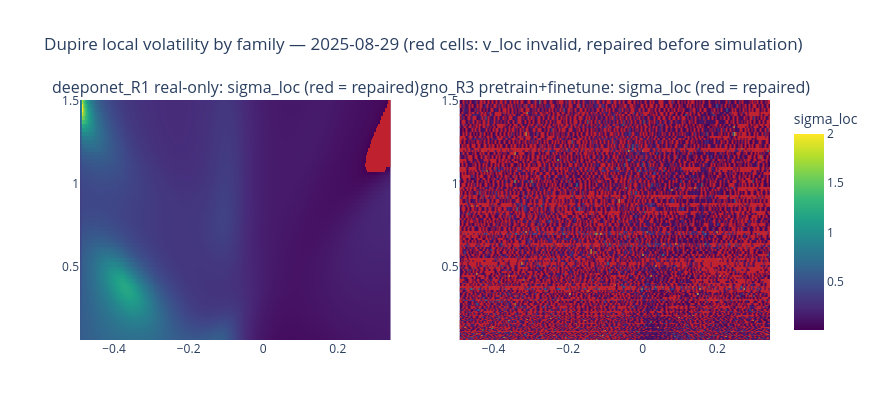

Here is the notebook cell this chart was saved with:
### Markdown cell above
## A. Dupire local volatility — the constraints priced

In total-variance/log-moneyness coordinates the Dupire local variance is exactly
$$ \sigma^2_{loc}(k,\tau) \;=\; \frac{\partial_\tau w(k,\tau)}{g(k,\tau)}, $$
where $g$ is the Durrleman density factor used throughout NB02–NB04 (expanding Gatheral's
denominator recovers $g$ term by term). **Numerator = the calendar constraint, denominator = the
butterfly constraint**: a violated surface does not merely trip a flag, it produces a negative or
unbounded local variance that must be *repaired* before one Monte-Carlo path can be drawn. The
repair rate is therefore the headline metric — it is the fraction of the surface on which the
smoother's output is unusable as a pricing model without intervention. This section fills the
gap Chataigner, Crépey & Dixon leave explicitly open (local volatility "from implied
volatilities … in a further paper"), with their §7 protocol: validity, day-to-day stability, and
a Monte-Carlo repricing error.

Two repricing errors are reported:
- **round-trip** (MC with $\sigma_{loc}$ vs the surface's *own* prices): dynamic self-consistency
  of the smoother — an arbitrage-clean surface must reprice itself through its local vol;
- **market** (MC vs held-out quote IVs): the end-to-end economic error.

### Code cell
def local_variance(pack):
    v = pack.Wt / np.where(np.abs(pack.G) < 1e-12, np.nan, pack.G)
    invalid = ~np.isfinite(v) | (v <= 0) | (pack.G <= 0) | (pack.Wt < 0)
    v_rep = np.clip(np.nan_to_num(v, nan=V_LOC_FLOOR), V_LOC_FLOOR, V_LOC_CAP)
    return v, v_rep, invalid


def mc_reprice(pack, k_eval, t_eval, n_paths=MC_PATHS, n_steps=MC_STEPS, seed=SEED):
    """Forward-measure local-vol MC: dX = -1/2 v_loc(X,t) dt + sqrt(v_loc) dW, X0 = 0.
    Prices normalized OTM options at (k_eval, t_eval); returns implied w. Time grid floored at
    the pack's tau_min (below it the surface is uncertified extrapolation; v_loc is held flat)."""
    _, v_rep, _ = local_variance(pack)
    interp = RegularGridInterpolator((pack.t, pack.k), v_rep, bounds_error=False, fill_value=None)
    T = float(np.max(t_eval))
    dt = T / n_steps
    r = np.random.default_rng(seed)
    X = np.zeros(n_paths)
    t_hit = np.sort(np.unique(np.round(np.asarray(t_eval, float), 10)))
    snaps = {}
    t_now, i_hit = 0.0, 0
    for _ in range(n_steps):
        tq = np.clip(t_now, pack.t[0], pack.t[-1])
        v = interp(np.stack([np.full(n_paths, tq), np.clip(X, pack.k[0], pack.k[-1])], -1))
        v = np.clip(v, V_LOC_FLOOR, V_LOC_CAP)
        X = X - 0.5 * v * dt + np.sqrt(v * dt) * r.standard_normal(n_paths)
        t_now += dt
        while i_hit < len(t_hit) and t_now >= t_hit[i_hit] - 1e-12:
            snaps[t_hit[i_hit]] = X.copy()
            i_hit += 1
    w_mc = np.empty(len(k_eval))
    for i, (k, t) in enumerate(zip(k_eval, t_eval)):
        Xt = snaps[min(snaps, key=lambda s: abs(s - t))]
        if k <= 0:
            price = np.mean(np.maximum(np.exp(k) - np.exp(Xt), 0.0))
            w_mc[i] = implied_w(np.array([max(price, 1e-10)]), np.array([k]), np.array([False]))[0]
        else:
            price = np.mean(np.maximum(np.exp(Xt) - np.exp(k), 0.0))
            w_mc[i] = implied_w(np.array([max(price, 1e-10)]), np.array([k]), np.array([True]))[0]
    return w_mc


rows_A = []
for date in DATES:
    q = load_day_quotes(date)
    day_packs = {m: p for (m, d), p in packs.items() if d == date and not m.endswith("lam0")}
    if q is not None:
        kq, tq, ivq = q["k"].to_numpy(), q["tau"].to_numpy(), q["iv"].to_numpy()
        wq = ivq ** 2 * tq
        wtq = 1.0 / (4 * np.maximum(wq, 1e-10) * tq); wtq = wtq / wtq.mean()
        pp = fit_ssvi(kq, tq, wq, wtq)
        day_packs["ssvi"] = ssvi_pack(pp, kq.min(), kq.max(), tq.min(), tq.max(), date)
    for m, pack in sorted(day_packs.items()):
        v, v_rep, invalid = local_variance(pack)
        repair_pct = float(100 * invalid.mean())
        # round-trip + market repricing on a manageable evaluation set
        if q is not None:
            hold = holdout_mask(date, len(kq))
            sel = np.where(hold if hold.any() else np.ones(len(kq), bool))[0]
            sel = sel[np.argsort(np.abs(kq[sel]))][:120]     # densest-information subset
            ke, te, ive = kq[sel], tq[sel], ivq[sel]
            ke = np.clip(ke, pack.k[0] + 1e-6, pack.k[-1] - 1e-6)
            w_mc = mc_reprice(pack, ke, te)
            iv_mc = np.sqrt(w_mc / te)
            iv_surf = pack.iv(ke, te)
            rt = float(np.sqrt(np.mean((iv_mc - iv_surf) ** 2)) * 100)
            mk = float(np.sqrt(np.mean((iv_mc - ive) ** 2)) * 100)
        else:
            rt = mk = None
        rows_A.append(dict(model=m, date=date, repair_pct=repair_pct,
                           min_vloc=float(np.nanmin(v)), max_vloc=float(np.nanmax(v)),
                           mc_roundtrip_rmse_vp=rt, mc_market_rmse_vp=mk,
                           exact_fields=pack.exact))
        print(f"{date} [{m:>14}] repair {repair_pct:5.1f}% of grid | "
              f"v_loc in [{np.nanmin(v):+.4f},{np.nanmax(v):+.4f}] | "
              f"MC round-trip {rt if rt is None else f'{rt:.3f}'} vp | "
              f"MC vs market {mk if mk is None else f'{mk:.3f}'} vp | "
              f"{'exact' if pack.exact else 'FD'} fields")

if rows_A:
    dfA = pl.DataFrame(rows_A)
    dfA.write_parquet(OUT_DIR / "nb05_local_vol.parquet")
    print("written:", OUT_DIR / "nb05_local_vol.parquet")

# day-over-day local-vol stability (needs >= 2 consecutive dates per model)
stab = []
for m in {mm for (mm, _) in packs} | ({"ssvi"} if REAL_PARQUET.exists() else set()):
    ds = [d for (mm, d) in packs if mm == m]
    for d0, d1 in zip(sorted(ds)[:-1], sorted(ds)[1:]):
        p0, p1 = packs[(m, d0)], packs[(m, d1)]
        kg = np.linspace(max(p0.k[0], p1.k[0]), min(p0.k[-1], p1.k[-1]), 41)
        tg = np.linspace(max(p0.t[0], p1.t[0]), min(p0.t[-1], p1.t[-1]), 21)
        KK, TT = np.meshgrid(kg, tg)
        s0 = np.sqrt(np.clip(local_variance(p0)[1], V_LOC_FLOOR, V_LOC_CAP))
        s1 = np.sqrt(np.clip(local_variance(p1)[1], V_LOC_FLOOR, V_LOC_CAP))
        i0 = RegularGridInterpolator((p0.t, p0.k), s0)(np.stack([TT, KK], -1))
        i1 = RegularGridInterpolator((p1.t, p1.k), s1)(np.stack([TT, KK], -1))
        stab.append(dict(model=m, d0=d0, d1=d1,
                         mean_abs_shift=float(np.mean(np.abs(i1 - i0)) * 100)))
if stab:
    print(pl.DataFrame(stab))

# local-vol heatmaps for the latest date
if DATES:
    d = DATES[-1]
    show = {m: p for (m, dd), p in packs.items() if dd == d and not m.endswith("lam0")}
    if show:
        fig = make_subplots(rows=1, cols=len(show),
                            subplot_titles=[f"{m}: sigma_loc (red = repaired)" for m in sorted(show)])
        for j, m in enumerate(sorted(show), start=1):
            p = show[m]
            v, v_rep, invalid = local_variance(p)
            fig.add_trace(go.Heatmap(z=np.sqrt(v_rep), x=p.k, y=p.t, colorscale="Viridis",
                                     showscale=(j == len(show)), colorbar=dict(title="sigma_loc")), 1, j)
            M = np.where(invalid, 1.0, np.nan)
            fig.add_trace(go.Heatmap(z=M, x=p.k, y=p.t, showscale=False,
                                     colorscale=[[0, "rgba(214,39,40,0.85)"], [1, "rgba(214,39,40,0.85)"]]), 1, j)
        fig.update_layout(width=380 * len(show) + 120, height=420,
                          title=f"Dupire local volatility by family — {d} "
                                f"(red cells: v_loc invalid, repaired before simulation)")
        fig.show()

### Figure 1 — Plotly figure (JSON) as saved in the notebook; plotly's stock layout.template omitted (floating-point values rounded to 4 significant figures; data arrays with more than 128 entries replaced by an {"elided": "..."} marker saying what was removed)
{"data": [{"colorbar": {"title": {"text": "sigma_loc"}}, "colorscale": [[0.0, "#440154"], [0.1111, "#482878"], [0.2222, "#3e4989"], [0.3333, "#31688e"], [0.4444, "#26828e"], [0.5556, "#1f9e89"], [0.6667, "#35b779"], [0.7778, "#6ece58"], [0.8889, "#b5de2b"], [1.0, "#fde725"]], "showscale": false, "type": "heatmap", "x": {"elided": "321 float values"}, "xaxis": "x", "y": [0.06, 0.0633, 0.06678, 0.07045, 0.07433, 0.07842, 0.08273, 0.08383, 0.08728, 0.09208, 0.09714, 0.1025, 0.1077, 0.1081, 0.1141, 0.1203, 0.127, 0.1315, 0.1339, 0.1413, 0.1491, 0.1553, 0.1573, 0.1659, 0.1751, 0.1792, 0.1847, 0.1948, 0.203, 0.2055, 0.2169, 0.2268, 0.2288, 0.2414, 0.2507, 0.2546, 0.2686, 0.2745, 0.2834, 0.2983, 0.299, 0.3154, 0.3222, 0.3328, 0.346, 0.3511, 0.3698, 0.3704, 0.3908, 0.3937, 0.4123, 0.4175, 0.4349, 0.4413, 0.4589, 0.4652, 0.4841, 0.489, 0.5107, 0.5128, 0.5367, 0.5388, 0.5605, 0.5684, 0.5843, 0.5997, 0.6082, 0.632, 0.6327, 0.6558, 0.6675, 0.6797, 0.7035, 0.7042, 0.7273, 0.7429, 0.7512, 0.775, 0.7838, 0.7988, 0.8227, 0.8269, 0.8465, 0.8703, 0.8723, 0.8942, 0.918, 0.9203, 0.9418, 0.9657, 0.9709, 0.9895, 1.013, 1.024, 1.037, 1.061, 1.081, 1.085, 1.109, 1.133, 1.14, 1.156, 1.18, 1.203, 1.204, 1.228, 1.252, 1.269, 1.276, 1.299, 1.323, 1.339, 1.347, 1.371, 1.395, 1.412, 1.419, 1.442, 1.466, 1.49], "yaxis": "y", "z": {"elided": "120x321 float values"}}, {"colorscale": [[0, "rgba(214,39,40,0.85)"], [1, "rgba(214,39,40,0.85)"]], "showscale": false, "type": "heatmap", "x": {"elided": "321 float values"}, "xaxis": "x", "y": [0.06, 0.0633, 0.06678, 0.07045, 0.07433, 0.07842, 0.08273, 0.08383, 0.08728, 0.09208, 0.09714, 0.1025, 0.1077, 0.1081, 0.1141, 0.1203, 0.127, 0.1315, 0.1339, 0.1413, 0.1491, 0.1553, 0.1573, 0.1659, 0.1751, 0.1792, 0.1847, 0.1948, 0.203, 0.2055, 0.2169, 0.2268, 0.2288, 0.2414, 0.2507, 0.2546, 0.2686, 0.2745, 0.2834, 0.2983, 0.299, 0.3154, 0.3222, 0.3328, 0.346, 0.3511, 0.3698, 0.3704, 0.3908, 0.3937, 0.4123, 0.4175, 0.4349, 0.4413, 0.4589, 0.4652, 0.4841, 0.489, 0.5107, 0.5128, 0.5367, 0.5388, 0.5605, 0.5684, 0.5843, 0.5997, 0.6082, 0.632, 0.6327, 0.6558, 0.6675, 0.6797, 0.7035, 0.7042, 0.7273, 0.7429, 0.7512, 0.775, 0.7838, 0.7988, 0.8227, 0.8269, 0.8465, 0.8703, 0.8723, 0.8942, 0.918, 0.9203, 0.9418, 0.9657, 0.9709, 0.9895, 1.013, 1.024, 1.037, 1.061, 1.081, 1.085, 1.109, 1.133, 1.14, 1.156, 1.18, 1.203, 1.204, 1.228, 1.252, 1.269, 1.276, 1.299, 1.323, 1.339, 1.347, 1.371, 1.395, 1.412, 1.419, 1.442, 1.466, 1.49], "yaxis": "y", "z": {"elided": "120x321 float values"}}, {"colorbar": {"title": {"text": "sigma_loc"}}, "colorscale": [[0.0, "#440154"], [0.1111, "#482878"], [0.2222, "#3e4989"], [0.3333, "#31688e"], [0.4444, "#26828e"], [0.5556, "#1f9e89"], [0.6667, "#35b779"], [0.7778, "#6ece58"], [0.8889, "#b5de2b"], [1.0, "#fde725"]], "showscale": true, "type": "heatmap", "x": {"elided": "321 float values"}, "xaxis": "x2", "y": [0.06, 0.0633, 0.06678, 0.07045, 0.07433, 0.07842, 0.08273, 0.08383, 0.08728, 0.09208, 0.09714, 0.1025, 0.1077, 0.1081, 0.1141, 0.1203, 0.127, 0.1315, 0.1339, 0.1413, 0.1491, 0.1553, 0.1573, 0.1659, 0.1751, 0.1792, 0.1847, 0.1948, 0.203, 0.2055, 0.2169, 0.2268, 0.2288, 0.2414, 0.2507, 0.2546, 0.2686, 0.2745, 0.2834, 0.2983, 0.299, 0.3154, 0.3222, 0.3328, 0.346, 0.3511, 0.3698, 0.3704, 0.3908, 0.3937, 0.4123, 0.4175, 0.4349, 0.4413, 0.4589, 0.4652, 0.4841, 0.489, 0.5107, 0.5128, 0.5367, 0.5388, 0.5605, 0.5684, 0.5843, 0.5997, 0.6082, 0.632, 0.6327, 0.6558, 0.6675, 0.6797, 0.7035, 0.7042, 0.7273, 0.7429, 0.7512, 0.775, 0.7838, 0.7988, 0.8227, 0.8269, 0.8465, 0.8703, 0.8723, 0.8942, 0.918, 0.9203, 0.9418, 0.9657, 0.9709, 0.9895, 1.013, 1.024, 1.037, 1.061, 1.081, 1.085, 1.109, 1.133, 1.14, 1.156, 1.18, 1.203, 1.204, 1.228, 1.252, 1.269, 1.276, 1.299, 1.323, 1.339, 1.347, 1.371, 1.395, 1.412, 1.419, 1.442, 1.466, 1.49], "yaxis": "y2", "z": {"elided": "120x321 float values"}}, {"colorscale": [[0, "rgba(214,39,40,0.85)"], [1, "rgba(214,39,40,0.85)"]], "showscale": false, "type": "heatmap", "x": {"elided": "321 float values"}, "xaxis": "x2", "y": [0.06, 0.0633, 0.06678, 0.07045, 0.07433, 0.07842, 0.08273, 0.08383, 0.08728, 0.09208, 0.09714, 0.1025, 0.1077, 0.1081, 0.1141, 0.1203, 0.127, 0.1315, 0.1339, 0.1413, 0.1491, 0.1553, 0.1573, 0.1659, 0.1751, 0.1792, 0.1847, 0.1948, 0.203, 0.2055, 0.2169, 0.2268, 0.2288, 0.2414, 0.2507, 0.2546, 0.2686, 0.2745, 0.2834, 0.2983, 0.299, 0.3154, 0.3222, 0.3328, 0.346, 0.3511, 0.3698, 0.3704, 0.3908, 0.3937, 0.4123, 0.4175, 0.4349, 0.4413, 0.4589, 0.4652, 0.4841, 0.489, 0.5107, 0.5128, 0.5367, 0.5388, 0.5605, 0.5684, 0.5843, 0.5997, 0.6082, 0.632, 0.6327, 0.6558, 0.6675, 0.6797, 0.7035, 0.7042, 0.7273, 0.7429, 0.7512, 0.775, 0.7838, 0.7988, 0.8227, 0.8269, 0.8465, 0.8703, 0.8723, 0.8942, 0.918, 0.9203, 0.9418, 0.9657, 0.9709, 0.9895, 1.013, 1.024, 1.037, 1.061, 1.081, 1.085, 1.109, 1.133, 1.14, 1.156, 1.18, 1.203, 1.204, 1.228, 1.252, 1.269, 1.276, 1.299, 1.323, 1.339, 1.347, 1.371, 1.395, 1.412, 1.419, 1.442, 1.466, 1.49], "yaxis": "y2", "z": {"elided": "120x321 float values"}}], "layout": {"annotations": [{"font": {"size": 16}, "showarrow": false, "text": "deeponet_R1 real-only: sigma_loc (red = repaired)", "x": 0.225, "xanchor": "center", "xref": "paper", "y": 1.0, "yanchor": "bottom", "yref": "paper"}, {"font": {"size": 16}, "showarrow": false, "text": "gno_R3 pretrain+finetune: sigma_loc (red = repaired)", "x": 0.775, "xanchor": "center", "xref": "paper", "y": 1.0, "yanchor": "bottom", "yref": "paper"}], "height": 420, "title": {"text": "Dupire local volatility by family — 2025-08-29 (red cells: v_loc invalid, repaired before simulation)"}, "width": 880, "xaxis": {"anchor": "y", "domain": [0.0, 0.45]}, "xaxis2": {"anchor": "y2", "domain": [0.55, 1.0]}, "yaxis": {"anchor": "x", "domain": [0.0, 1.0]}, "yaxis2": {"anchor": "x2", "domain": [0.0, 1.0]}}}
